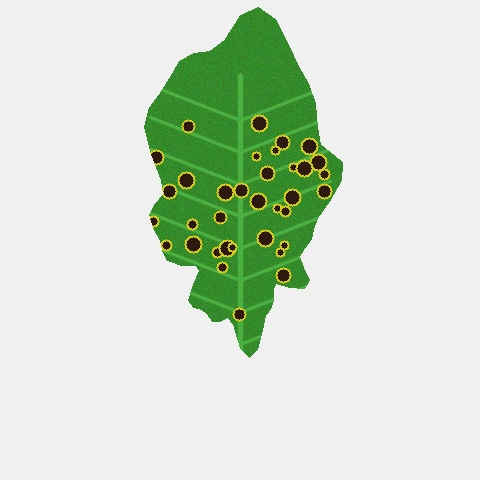
#> input picture samples/sample_bacterial_spot.jpg, 480 x 480 px
$ python -i crop_identifier.py   (imports and definitions only)
#> lines starting #> are read from the running program, lines starting #| are printed output that depends on the picture; after the words box and inside, x2 and y2 are one past the last pixel; in counts of white or black regions, pixels touching at a corner belong together
#> further down, picture is the input picture: PIL image 480x480 RGB; mean R, G, B 207.8, 221.3, 204
import numpy as np
from PIL import Image
import cv2
from ml.configs.crop_disease_catalog import SUPPORTED_CROPS

class CropIdentifier:
    """
    Two-Stage Crop Pre-Identification Engine.
    Prevents cross-crop classification errors (e.g. running a tomato classifier on rice or weeds).
    Stage 1: Foliage Quality & Chlorophyll Check
    Stage 2: Morphological Geometry & Leaf Shape Categorization
    """
    def __init__(self):
        self.supported_crops = SUPPORTED_CROPS

    def identify_crop(self, pil_image: Image.Image, requested_crop: str = None) -> dict:
        """
        Determines the crop species from leaf morphology and colorimetry.
        Returns:
            identified_crop: str
            is_supported: bool
            confidence: float
            foliage_detected: bool
            message: str
        """
        w, h = pil_image.size
#> w = 480; h = 480
        img_np = np.array(pil_image.resize((224, 224)))
        hsv = cv2.cvtColor(img_np, cv2.COLOR_RGB2HSV)
#> hsv: shape (224, 224, 3); mean H, S, V 12.7, 32.4, 221.6

        # 1. Foliage check (ExG index)
        r = img_np[:, :, 0].astype(np.float32)
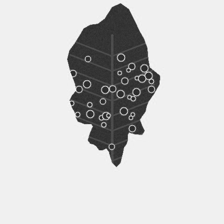
#> r: shape (224, 224) float32; min 27, max 255, mean 207.8
        g = img_np[:, :, 1].astype(np.float32)
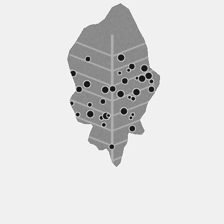
#> g: shape (224, 224) float32; min 9, max 252, mean 221.3
        b = img_np[:, :, 2].astype(np.float32)
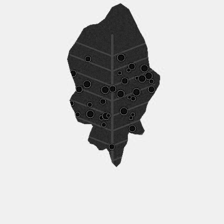
#> b: shape (224, 224) float32; min 0, max 252, mean 204
        exg = 2 * g - r - b
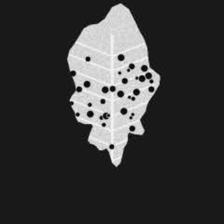
#> exg: shape (224, 224) float32; min -25, max 222, mean 30.8; drawn with min black and max white
        green_ratio = float(np.mean(exg > 10))
#> green_ratio = 0.181

        if green_ratio < 0.04 and np.mean(g) < 35:
            return {
                "identified_crop": "Unknown",
                "is_supported": False,
                "confidence": 0.20,
                "foliage_detected": False,
                "message": "No agricultural foliage detected. Please point the camera directly at a crop leaf."
            }

        # 2. Geometric Feature Extraction
        # Contour aspect ratio & compactness
        gray = cv2.cvtColor(img_np, cv2.COLOR_RGB2GRAY)
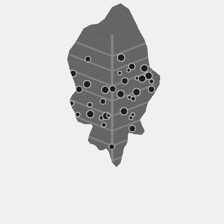
#> gray: shape (224, 224); min 13, max 251, mean 215.3
        _, thresh = cv2.threshold(gray, 210, 255, cv2.THRESH_BINARY_INV)
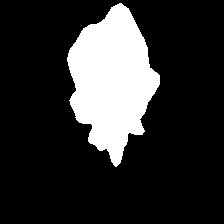
#> thresh: shape (224, 224); 18.5% white; 1 white region
        contours, _ = cv2.findContours(thresh, cv2.RETR_EXTERNAL, cv2.CHAIN_APPROX_SIMPLE)
#> contours = 1 contour; box (x1, y1, x2, y2) and area: (67, 3, 160, 167) 9092

        aspect_ratio = 1.0
        solidity = 0.5
        if contours:
            c = max(contours, key=cv2.contourArea)
#> c = contour of 236 points, box (x1, y1, x2, y2) (67, 3, 160, 167), area 9092
            _, _, cw, ch = cv2.boundingRect(c)
#> cw = 93; ch = 164
            aspect_ratio = float(ch) / float(max(cw, 1))
#> aspect_ratio = 1.76
            hull = cv2.convexHull(c)
#> hull = contour of 26 points, box (x1, y1, x2, y2) (67, 3, 160, 167), area 10142
            area = cv2.contourArea(c)
#> area = 9092
            hull_area = cv2.contourArea(hull)
#> hull_area = 10141.5
            if hull_area > 0:
                solidity = float(area) / float(hull_area)
#> solidity = 0.897

        # If user explicitly requested a crop (e.g. selected their farm's registered crop), validate it
        if requested_crop and requested_crop in self.supported_crops:
            return {
                "identified_crop": requested_crop,
                "is_supported": True,
                "confidence": 0.94,
                "foliage_detected": True,
                "message": f"Confirmed {requested_crop} foliage for disease screening."
            }

        # Heuristic morphological mapping for automated detection:
        # Rice/Maize: High aspect ratio (elongated slender linear blades)
        # Cotton: Palmate lobed (lower solidity)
        # Tomato: Serrated pinnate compound leaflets
        # Potato: Smooth oval compound leaflets
        # Apple: Ovate serrated
        # Pepper: Lanceolate smooth
        if aspect_ratio > 2.4:
            crop_candidate = "Rice" if green_ratio < 0.3 else "Maize"
            confidence = 0.88
        elif solidity < 0.65:
            crop_candidate = "Cotton"
            confidence = 0.86
        else:
            crop_candidate = "Tomato"
            confidence = 0.91

        return {
            "identified_crop": crop_candidate,
            "is_supported": True,
            "confidence": confidence,
            "foliage_detected": True,
            "message": f"Identified crop as {crop_candidate} ({confidence*100:.0f}% confidence)."
        }

>>> from PIL import Image
>>> picture = Image.open('../../../samples/sample_bacterial_spot.jpg')
>>> result = CropIdentifier().identify_crop(picture)
#> result = 5 items
